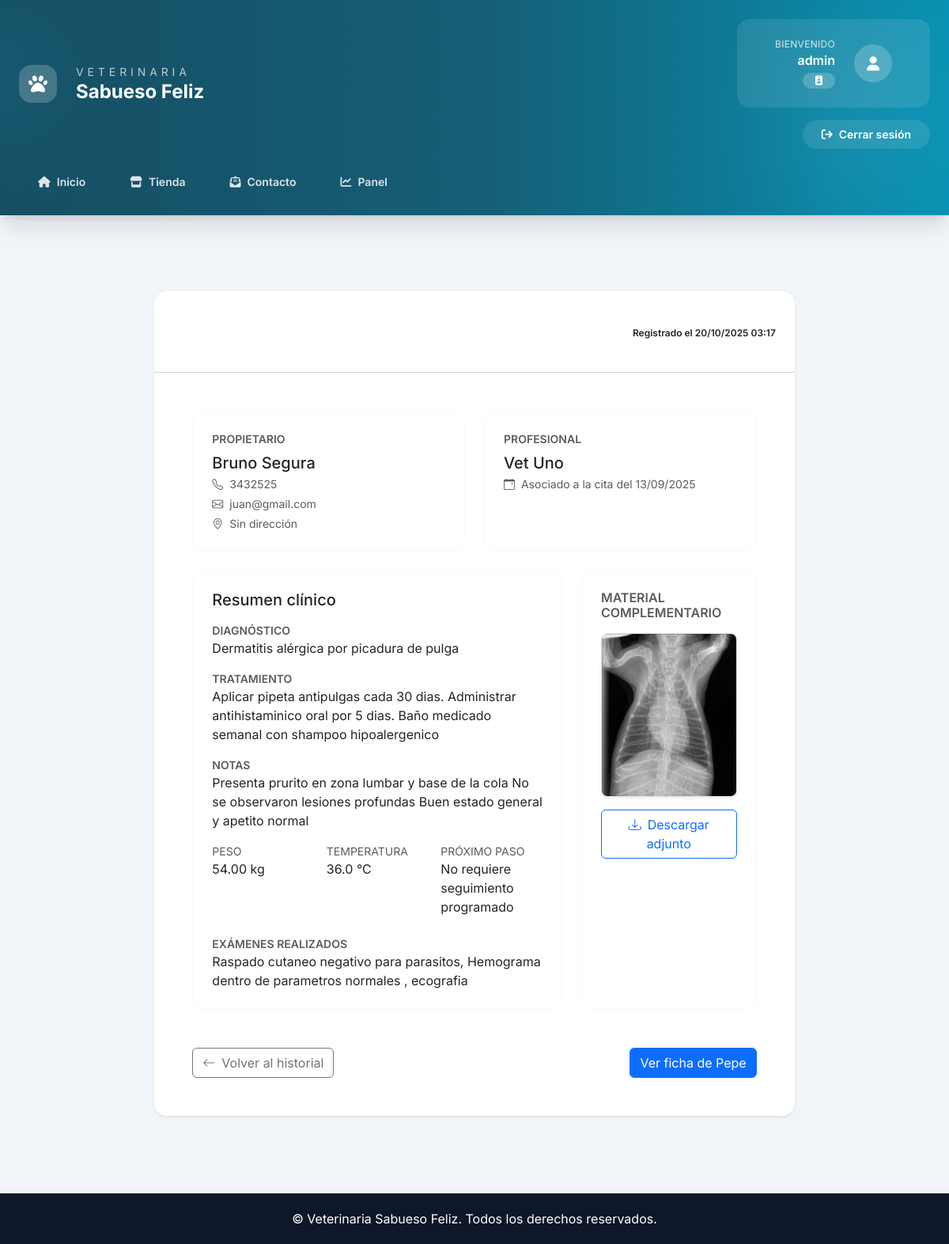
The app's page /vet/historial-medico/4/ (signed in), older data.
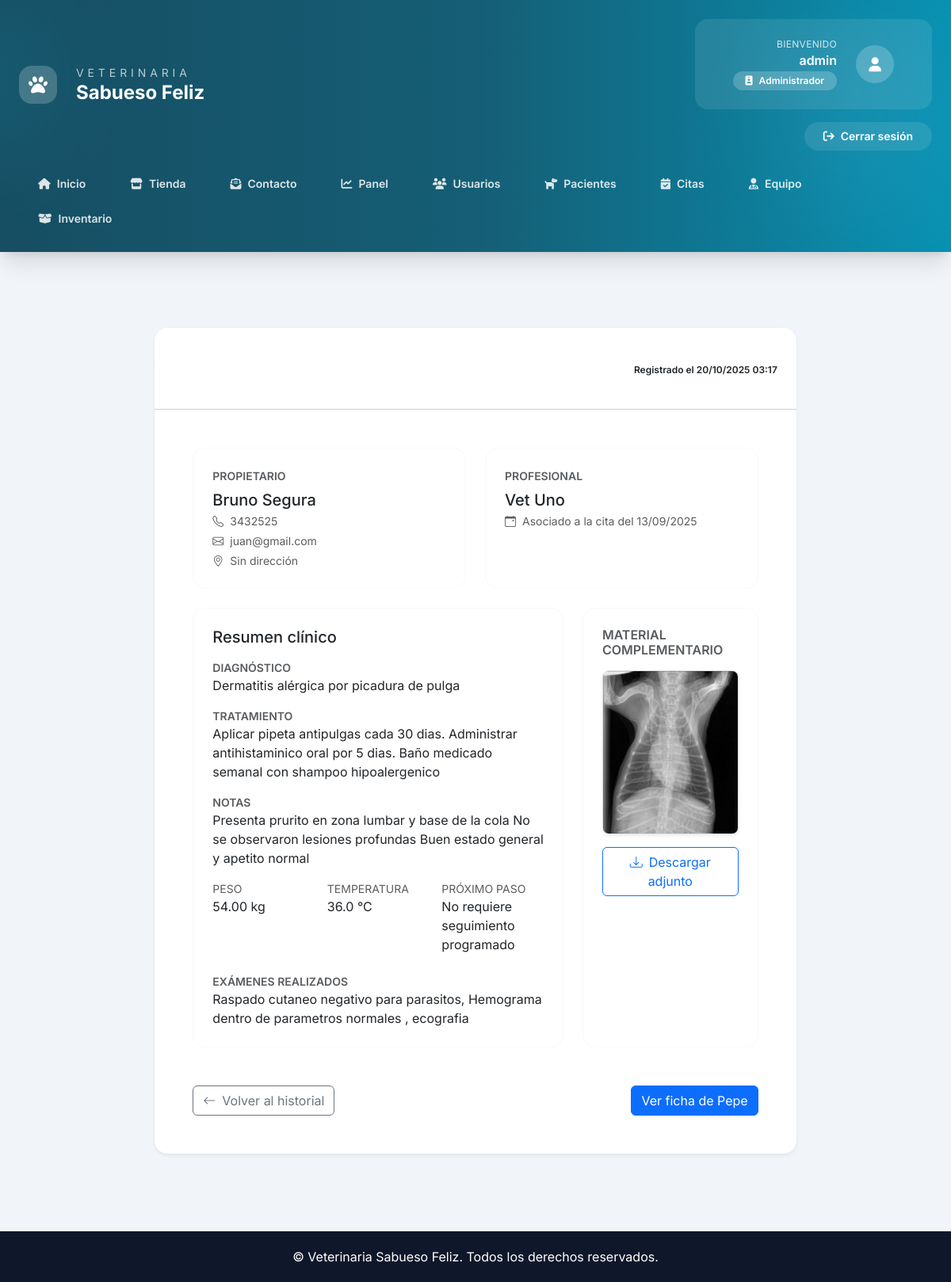
The same page, newer data.
### Core/models.py (models this page shows, shortened)
class User(AbstractUser):
    ROLES = (
        ("ADMIN", "Administrador"),
        ("VET", "Veterinario"),
        ("ADMIN_OP", "Administrativo"),
        ("OWNER", "Propietario"),
    )
    rol = models.CharField(max_length=20, choices=ROLES)
    telefono = models.CharField(max_length=20, blank=True)
    direccion = models.CharField(max_length=200, blank=True)
    activo = models.BooleanField(default=True)
    avatar = models.ImageField(upload_to="avatars/", blank=True, null=True)
    especialidad = models.CharField(max_length=100, blank=True)  # para veterinarios
    sucursal = models.ForeignKey(
        Sucursal,
        on_delete=models.SET_NULL,
        null=True,
        blank=True,
        related_name="usuarios",
    )

### Core/views.py (the view)
# urls.py: path('vet/historial-medico/<int:historial_id>/', views.detalle_historial, name='detalle_historial'),
@login_required
def detalle_historial(request, historial_id):
    historial = get_object_or_404(HistorialMedico, id=historial_id)
    return render(request, "core/detalle_historial.html", {"historial": historial})

### Core/templates/core/detalle_historial.html (shortened to what the changed rows need)
{% extends "core/base.html" %}
{% block content %}
<div class="container py-5">
    <div class="row justify-content-center">
        <div class="col-xl-10">
            <div class="card border-0 shadow-sm rounded-4 overflow-hidden">
                <div class="card-header bg-gradient text-white py-4" style="background: linear-gradient(135deg, #1f2937 0%, #0f172a 40%, #2563eb 100%);">
                    <div class="d-flex flex-column flex-md-row align-items-md-center justify-content-between gap-3">
                        <div>
                            <h1 class="h4 mb-0">{{ historial.paciente.nombre }} <span class="text-white-50">({{ historial.paciente.especie }})</span></h1>
                        </div>
                    </div>
                </div>
                <div class="card-body p-4 p-xl-5">
                    <div class="row g-4 mb-4">
                        <div class="col-lg-6">
                            <div class="rounded-4 border border-light p-4 h-100 bg-white">
                                {% if historial.paciente.propietario %}
                                    {% with propietario=historial.paciente.propietario %}
                                    <h2 class="h5 mb-1">{{ propietario.user.get_full_name|default:propietario.user.username }}</h2>
                                    {% endwith %}
                                {% else %}
                                    <p class="text-muted mb-0">Sin propietario registrado.</p>
                                {% endif %}
                            </div>
                        </div>
                        <div class="col-lg-6">
                            <div class="rounded-4 border border-light p-4 h-100 bg-white">
                                <h2 class="h5 mb-1">{{ historial.veterinario.get_full_name|default:historial.veterinario.username|default:"Equipo Sabueso Feliz" }}</h2>
                            </div>
                        </div>
                    </div>
                </div>
            </div>
        </div>
    </div>
</div>
{% endblock %}

### Core/templates/core/partials/header.html (shortened to what the changed rows need)
{% with current=request.resolver_match.url_name %}
<header class="relative overflow-hidden bg-gradient-to-r from-cyan-900 via-cyan-800 to-cyan-600 text-white shadow-xl">
    <div class="relative z-10 max-w-7xl mx-auto px-4 sm:px-6 lg:px-8 py-6">
        <div class="flex flex-col gap-6">
            <div class="flex flex-col gap-4 lg:flex-row lg:items-center lg:justify-between">
                {% if request.user.is_authenticated %}
                    <div class="flex flex-col gap-3 text-white lg:items-end">
                        <div class="flex items-center gap-4 rounded-2xl bg-white/10 px-5 py-4 backdrop-blur">
                            <div class="text-right">
                                <p class="text-xs uppercase tracking-wide text-white/80">Bienvenido</p>
                                <p class="font-semibold">{{ request.user.get_full_name|default:request.user.username }}</p>
                                <span class="inline-flex items-center gap-2 rounded-full bg-white/20 px-3 py-1 text-xs font-semibold">
                                    <i class="fas fa-id-badge"></i>
                                    {{ request.user.get_rol_display }}
                                </span>
                            </div>
                            <div class="flex h-12 w-12 items-center justify-center rounded-full bg-white/20">
                                <i class="fas fa-user text-lg"></i>
                            </div>
                        </div>
                        <div class="flex flex-wrap items-center justify-end gap-2">
                            <a href="{% url 'logout' %}"
                               class="inline-flex items-center gap-2 rounded-full bg-white/10 px-4 py-2 text-sm font-semibold transition hover:bg-white/20">
                                <i class="fas fa-arrow-right-from-bracket"></i>
                                Cerrar sesión
                            </a>
                        </div>
                    </div>
                {% endif %}
            </div>
            <nav class="flex flex-wrap items-center gap-2">
                <a href="{% url 'landing' %}"
                   class="rounded-full px-4 py-2 text-sm font-semibold transition-colors {% if current == 'landing' %}bg-white text-cyan-900 shadow{% else %}text-white/85 hover:bg-white/10{% endif %}">
                    <i class="fas fa-home mr-2"></i>Inicio
                </a>
                <a href="{% url 'tienda' %}"
                   class="rounded-full px-4 py-2 text-sm font-semibold transition-colors {% if current == 'tienda' or current == 'detalle_producto' %}bg-white text-cyan-900 shadow{% else %}text-white/85 hover:bg-white/10{% endif %}">
                    <i class="fas fa-store mr-2"></i>Tienda
                </a>
                <a href="{% url 'contacto' %}"
                   class="rounded-full px-4 py-2 text-sm font-semibold transition-colors {% if current == 'contacto' %}bg-white text-cyan-900 shadow{% else %}text-white/85 hover:bg-white/10{% endif %}">
                    <i class="fas fa-envelope-open-text mr-2"></i>Contacto
                </a>
                {% if request.user.is_authenticated %}
                    <a href="{% url 'dashboard' %}"
                       class="rounded-full px-4 py-2 text-sm font-semibold transition-colors {% if current == 'dashboard' %}bg-white text-cyan-900 shadow{% else %}text-white/85 hover:bg-white/10{% endif %}">
                        <i class="fas fa-chart-line mr-2"></i>Panel
                    </a>
                    {% if request.user.rol == "ADMIN" or request.user.rol == "ADMIN_OP" %}
                        <a href="{% url 'listar_usuarios' %}"
                           class="rounded-full px-4 py-2 text-sm font-semibold transition-colors {% if current == 'listar_usuarios' %}bg-white text-cyan-900 shadow{% else %}text-white/85 hover:bg-white/10{% endif %}">
                            <i class="fas fa-users mr-2"></i>Usuarios
                        </a>
                        <a href="{% url 'listar_pacientes' %}"
                           class="rounded-full px-4 py-2 text-sm font-semibold transition-colors {% if current == 'listar_pacientes' %}bg-white text-cyan-900 shadow{% else %}text-white/85 hover:bg-white/10{% endif %}">
                            <i class="fas fa-dog mr-2"></i>Pacientes
                        </a>
                        <a href="{% url 'listar_citas_admin' %}"
                           class="rounded-full px-4 py-2 text-sm font-semibold transition-colors {% if current == 'listar_citas_admin' or current == 'asignar_veterinario_citas' %}bg-white text-cyan-900 shadow{% else %}text-white/85 hover:bg-white/10{% endif %}">
                            <i class="fas fa-calendar-check mr-2"></i>Citas
                        </a>
                    {% endif %}
                    {% if request.user.rol == "ADMIN" %}
                        <a href="{% url 'dashboard_veterinarios' %}"
                           class="rounded-full px-4 py-2 text-sm font-semibold transition-colors {% if current == 'dashboard_veterinarios' %}bg-white text-cyan-900 shadow{% else %}text-white/85 hover:bg-white/10{% endif %}">
                            <i class="fas fa-user-md mr-2"></i>Equipo
                        </a>
                        <a href="{% url 'admin_productos_list' %}"
                           class="rounded-full px-4 py-2 text-sm font-semibold transition-colors {% if current == 'admin_productos_list' %}bg-white text-cyan-900 shadow{% else %}text-white/85 hover:bg-white/10{% endif %}">
                            <i class="fas fa-box-open mr-2"></i>Inventario
                        </a>
                    {% elif request.user.rol == "ADMIN_OP" %}
                        <a href="{% url 'dashboard_veterinarios' %}"
                           class="rounded-full px-4 py-2 text-sm font-semibold transition-colors {% if current == 'dashboard_veterinarios' %}bg-white text-cyan-900 shadow{% else %}text-white/85 hover:bg-white/10{% endif %}">
                            <i class="fas fa-user-md mr-2"></i>Equipo
                        </a>
                    {% endif %}
                {% endif %}
            </nav>
        </div>
    </div>
</header>
{% endwith %}

Row changes from the older to the newer data that the page shows:
changed User "admin": user.rol (not shown) → "Administrador"; rol empty → "ADMIN" (drawn)
Text that changed along with them:
text now shown: "Usuarios Pacientes Citas Equipo Inventario"
